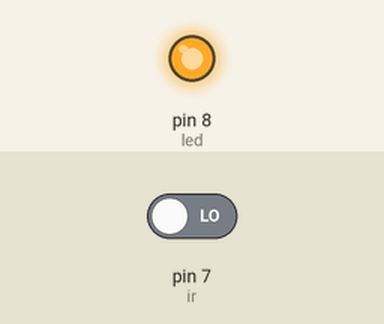
Recording of a sketch running on a simulated Arduino Uno, built with avr-gcc and run on an emulated ATmega328P. Parts: output pins drawn as LEDs (lit = HIGH). Inputs (shaded band) come from the test bench; at power-on: pin 7 (ir) LOW. Storage starts empty; what the sketch prints to the serial monitor is not drawn.

Above: at 1.2 s.
1.3 s: pin 7 (ir) driven HIGH
At 3.2 s:
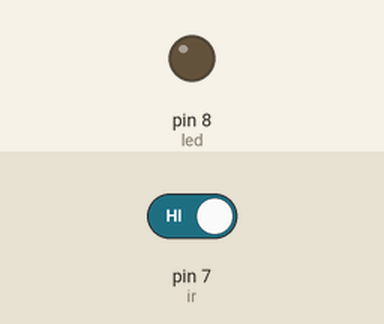
3.5 s: pin 7 (ir) driven LOW
At 4.9 s:
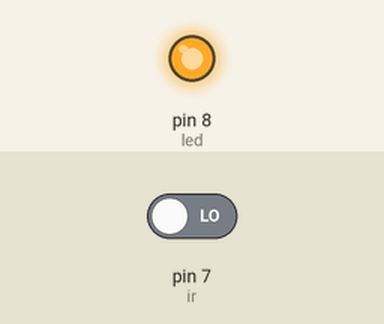
Timing chart, 0 to 6.5 s (numbered marks = the images above; inputs shaded):
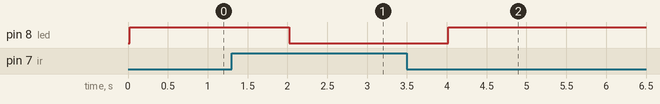

The sketch:

pendulo_measurement_tarjetaSD.ino
```cpp
#include <SPI.h>
#include <SD.h>

#define led 8
#define ir 7

long tiempoCorte = 0;
int contar = 0;
long tiempo;


const int chipSelect = 4;

void setup() {
  // define el pin led como salida y el ir como entrada DIGITAL
  pinMode(led, OUTPUT);
  pinMode(ir, INPUT);
  // Serial
  Serial.begin(9600); // Pone en marcha la lectura en serie.


  // ver si la tarjeta puede
  if (!SD.begin(chipSelect)) {
    Serial.println("No tengo tarjeta!!");
    // don't do anything more:
    return;
  }
  Serial.println("Tarjeta inicializada");

}

void loop() {

  // cuenta del tiempo;
  tiempo = micros();

  // Inicializa la cadena
  String dataEscribir = "";

  // parpadea led en pin 8
  digitalWrite(led,!(digitalRead(ir)));

  // Leo el estado
  // estado = digitalRead(ir);

  // Comparo estado, con el antiguo
  if (pulseIn(ir,LOW)) {
     contar+=1;
     // Serial.println(contar);
     delay(200);

       if (contar%2==0 && contar>0) {

          dataEscribir+=String(abs(tiempo-tiempoCorte));
          // abro el fichero
          File dataFile = SD.open("datospen.txt", FILE_WRITE);
          // escribo
          dataFile.println(dataEscribir);
          // Cierro el fichero
          dataFile.close();

          Serial.println(dataEscribir);

          // Para el siguiente ciclo
          contar=0;
          tiempoCorte = tiempo;
       }

  }

  // al final

  // estadoAntiguo = estado;


}
```

Measured:
- after the input at 1.3 s, pin 8 (led): HIGH → LOW after 0.72 s
- after the input at 3.5 s, pin 8 (led): LOW → HIGH after 0.52 s
